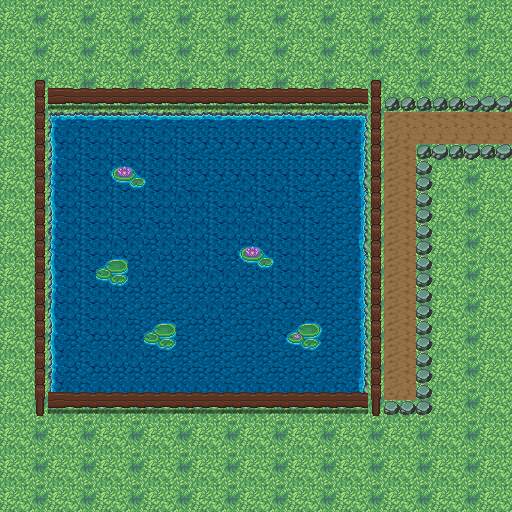

Below is a game level as drawn by its tile map, then a one-line description and the .tmx that defines it (tile-layer data replaced by summaries):
An orthogonal 32x32 tile map with 16x16 px tiles, 3 tile layers (Ground, Chengkung, Pondleaf), 3 tilesets.

<map version="1.10" tiledversion="1.11.2" orientation="orthogonal" renderorder="right-down" width="32" height="32" tilewidth="16" tileheight="16" infinite="0" nextlayerid="5" nextobjectid="1">
 <tileset firstgid="1" source="grass.tsx" />
 <tileset firstgid="2465" source="water.tsx" />
 <tileset firstgid="3973" source="item.tsx" />
 <layer id="1" name="Ground" width="32" height="32">
  <data>[1024 cells, 1024 non-empty, 44 distinct tile ids]</data>
 </layer>
 <layer id="3" name="Chengkung" width="32" height="32">
  <data>[1024 cells, 181 non-empty, 16 distinct tile ids]</data>
 </layer>
 <layer id="4" name="Pondleaf" width="32" height="32">
  <data>[1024 cells, 40 non-empty, 22 distinct tile ids]</data>
 </layer>
</map>
